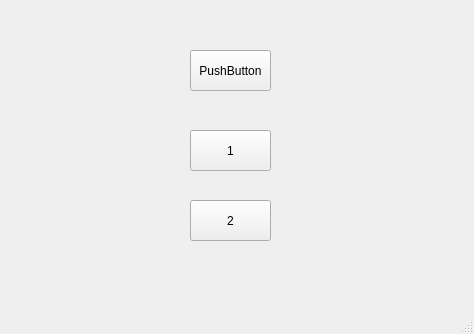
<?xml version="1.0" encoding="UTF-8"?>
<ui version="4.0">
 <class>Task1_UI</class>
 <widget class="QMainWindow" name="Task1_UI">
  <property name="geometry">
   <rect>
    <x>0</x>
    <y>0</y>
    <width>474</width>
    <height>334</height>
   </rect>
  </property>
  <property name="windowTitle">
   <string>Bico_QWidgetThread_UI_Example</string>
  </property>
  <widget class="QWidget" name="centralwidget">
   <widget class="QPushButton" name="pushButton">
    <property name="geometry">
     <rect>
      <x>190</x>
      <y>50</y>
      <width>81</width>
      <height>41</height>
     </rect>
    </property>
    <property name="text">
     <string>PushButton</string>
    </property>
   </widget>
   <widget class="QPushButton" name="pushButton_2">
    <property name="geometry">
     <rect>
      <x>190</x>
      <y>130</y>
      <width>81</width>
      <height>41</height>
     </rect>
    </property>
    <property name="text">
     <string>1</string>
    </property>
   </widget>
   <widget class="QPushButton" name="pushButton_3">
    <property name="geometry">
     <rect>
      <x>190</x>
      <y>200</y>
      <width>81</width>
      <height>41</height>
     </rect>
    </property>
    <property name="text">
     <string>2</string>
    </property>
   </widget>
  </widget>
  <widget class="QMenuBar" name="menubar">
   <property name="geometry">
    <rect>
     <x>0</x>
     <y>0</y>
     <width>474</width>
     <height>22</height>
    </rect>
   </property>
  </widget>
  <widget class="QStatusBar" name="statusbar"/>
 </widget>
 <resources/>
 <connections/>
</ui>
